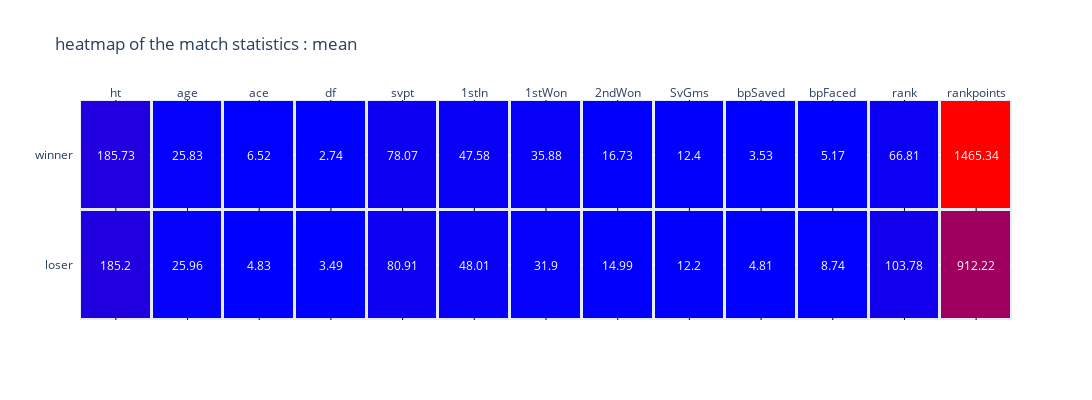

Write notebook code for a chart like this one.
### Code cell
fig = ff.create_annotated_heatmap(stats.T.round(2).values, y=[y for y in stats.columns], x=[x for x in stats.index], colorscale='bluered', xgap=3, ygap=3)
fig.update_layout(title="heatmap of the match statistics : mean", width=1200, height=400)
fig.show()

### Figure 1 — Plotly figure (JSON) as saved in the notebook; plotly's stock layout.template omitted (floating-point values rounded to 4 significant figures)
{"data": [{"colorscale": [[0, "rgb(0,0,255)"], [1, "rgb(255,0,0)"]], "reversescale": false, "showscale": false, "type": "heatmap", "x": ["ht", "age", "ace", "df", "svpt", "1stIn", "1stWon", "2ndWon", "SvGms", "bpSaved", "bpFaced", "rank", "rankpoints"], "xgap": 3, "y": ["loser", "winner"], "ygap": 3, "z": [[185.2, 25.96, 4.83, 3.49, 80.91, 48.01, 31.9, 14.99, 12.2, 4.81, 8.74, 103.8, 912.2], [185.7, 25.83, 6.52, 2.74, 78.07, 47.58, 35.88, 16.73, 12.4, 3.53, 5.17, 66.81, 1465.0]]}], "layout": {"annotations": [{"font": {"color": "#FFFFFF"}, "showarrow": false, "text": "185.2", "x": "ht", "xref": "x", "y": "loser", "yref": "y"}, {"font": {"color": "#FFFFFF"}, "showarrow": false, "text": "25.96", "x": "age", "xref": "x", "y": "loser", "yref": "y"}, {"font": {"color": "#FFFFFF"}, "showarrow": false, "text": "4.83", "x": "ace", "xref": "x", "y": "loser", "yref": "y"}, {"font": {"color": "#FFFFFF"}, "showarrow": false, "text": "3.49", "x": "df", "xref": "x", "y": "loser", "yref": "y"}, {"font": {"color": "#FFFFFF"}, "showarrow": false, "text": "80.91", "x": "svpt", "xref": "x", "y": "loser", "yref": "y"}, {"font": {"color": "#FFFFFF"}, "showarrow": false, "text": "48.01", "x": "1stIn", "xref": "x", "y": "loser", "yref": "y"}, {"font": {"color": "#FFFFFF"}, "showarrow": false, "text": "31.9", "x": "1stWon", "xref": "x", "y": "loser", "yref": "y"}, {"font": {"color": "#FFFFFF"}, "showarrow": false, "text": "14.99", "x": "2ndWon", "xref": "x", "y": "loser", "yref": "y"}, {"font": {"color": "#FFFFFF"}, "showarrow": false, "text": "12.2", "x": "SvGms", "xref": "x", "y": "loser", "yref": "y"}, {"font": {"color": "#FFFFFF"}, "showarrow": false, "text": "4.81", "x": "bpSaved", "xref": "x", "y": "loser", "yref": "y"}, {"font": {"color": "#FFFFFF"}, "showarrow": false, "text": "8.74", "x": "bpFaced", "xref": "x", "y": "loser", "yref": "y"}, {"font": {"color": "#FFFFFF"}, "showarrow": false, "text": "103.78", "x": "rank", "xref": "x", "y": "loser", "yref": "y"}, {"font": {"color": "#FFFFFF"}, "showarrow": false, "text": "912.22", "x": "rankpoints", "xref": "x", "y": "loser", "yref": "y"}, {"font": {"color": "#FFFFFF"}, "showarrow": false, "text": "185.73", "x": "ht", "xref": "x", "y": "winner", "yref": "y"}, {"font": {"color": "#FFFFFF"}, "showarrow": false, "text": "25.83", "x": "age", "xref": "x", "y": "winner", "yref": "y"}, {"font": {"color": "#FFFFFF"}, "showarrow": false, "text": "6.52", "x": "ace", "xref": "x", "y": "winner", "yref": "y"}, {"font": {"color": "#FFFFFF"}, "showarrow": false, "text": "2.74", "x": "df", "xref": "x", "y": "winner", "yref": "y"}, {"font": {"color": "#FFFFFF"}, "showarrow": false, "text": "78.07", "x": "svpt", "xref": "x", "y": "winner", "yref": "y"}, {"font": {"color": "#FFFFFF"}, "showarrow": false, "text": "47.58", "x": "1stIn", "xref": "x", "y": "winner", "yref": "y"}, {"font": {"color": "#FFFFFF"}, "showarrow": false, "text": "35.88", "x": "1stWon", "xref": "x", "y": "winner", "yref": "y"}, {"font": {"color": "#FFFFFF"}, "showarrow": false, "text": "16.73", "x": "2ndWon", "xref": "x", "y": "winner", "yref": "y"}, {"font": {"color": "#FFFFFF"}, "showarrow": false, "text": "12.4", "x": "SvGms", "xref": "x", "y": "winner", "yref": "y"}, {"font": {"color": "#FFFFFF"}, "showarrow": false, "text": "3.53", "x": "bpSaved", "xref": "x", "y": "winner", "yref": "y"}, {"font": {"color": "#FFFFFF"}, "showarrow": false, "text": "5.17", "x": "bpFaced", "xref": "x", "y": "winner", "yref": "y"}, {"font": {"color": "#FFFFFF"}, "showarrow": false, "text": "66.81", "x": "rank", "xref": "x", "y": "winner", "yref": "y"}, {"font": {"color": "#FFFFFF"}, "showarrow": false, "text": "1465.34", "x": "rankpoints", "xref": "x", "y": "winner", "yref": "y"}], "height": 400, "title": {"text": "heatmap of the match statistics : mean"}, "width": 1200, "xaxis": {"dtick": 1, "gridcolor": "rgb(0, 0, 0)", "side": "top", "ticks": ""}, "yaxis": {"dtick": 1, "ticks": "", "ticksuffix": "  "}}}
